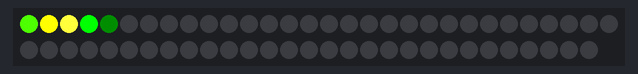
Bench run of a sketch on a simulated ATtiny85, built with avr-gcc and run on an emulated ATtiny85. Parts: 59 RGB LEDs in strip order, left to right, continuing on the next row. Random numbers use the default seed unless the sketch sets one.

Above: at 0.5 s.
At 9.55 s:
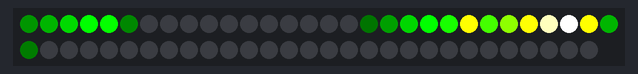
At 13.91 s:
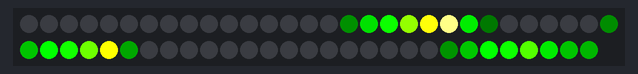
At 19.8 s:
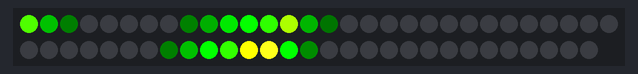
At 30.06 s:
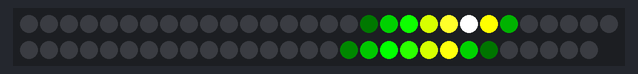
At 39.43 s:
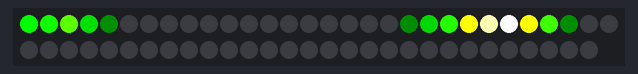

The sketch:

Eddie_Wheel.ino
```cpp
// 'Cyber falls' sketch, adapted from code for Firewalker sneakers.
// Creates a fiery rain-like effect on multiple NeoPixel strips.
// Requires Adafruit Trinket and NeoPixel strips.  Strip length is
// inherently limited by Trinket RAM and processing power; this is
// written for five 15-pixel strands, which are paired up per pin
// for ten 15-pixel strips total.

#include <Adafruit_NeoPixel.h>
#include <avr/power.h>

uint8_t gamma[] PROGMEM = { // Gamma correction table for LED brightness
    0,  0,  0,  0,  0,  0,  0,  0,  0,  0,  0,  0,  0,  0,  0,  0,
    0,  0,  0,  0,  0,  0,  0,  0,  0,  0,  0,  0,  1,  1,  1,  1,
    1,  1,  1,  1,  1,  1,  1,  1,  1,  2,  2,  2,  2,  2,  2,  2,
    2,  3,  3,  3,  3,  3,  3,  3,  4,  4,  4,  4,  4,  5,  5,  5,
    5,  6,  6,  6,  6,  7,  7,  7,  7,  8,  8,  8,  9,  9,  9, 10,
   10, 10, 11, 11, 11, 12, 12, 13, 13, 13, 14, 14, 15, 15, 16, 16,
   17, 17, 18, 18, 19, 19, 20, 20, 21, 21, 22, 22, 23, 24, 24, 25,
   25, 26, 27, 27, 28, 29, 29, 30, 31, 32, 32, 33, 34, 35, 35, 36,
   37, 38, 39, 39, 40, 41, 42, 43, 44, 45, 46, 47, 48, 49, 50, 50,
   51, 52, 54, 55, 56, 57, 58, 59, 60, 61, 62, 63, 64, 66, 67, 68,
   69, 70, 72, 73, 74, 75, 77, 78, 79, 81, 82, 83, 85, 86, 87, 89,
   90, 92, 93, 95, 96, 98, 99,101,102,104,105,107,109,110,112,114,
  115,117,119,120,122,124,126,127,129,131,133,135,137,138,140,142,
  144,146,148,150,152,154,156,158,160,162,164,167,169,171,173,175,
  177,180,182,184,186,189,191,193,196,198,200,203,205,208,210,213,
  215,218,220,223,225,228,231,233,236,239,241,244,247,249,252,255 };

#define STRIPLEN 59 // Length of LED strips
#define MAXDROPS  20 // Max concurrent 'raindrops'
#define N_STRIPS  2 // Connect strips to pins 0 to (N_STRIPS-1)

Adafruit_NeoPixel strip = Adafruit_NeoPixel(STRIPLEN, 0);

// Everything's declared volatile because state changes inside
// an interrupt routine.
volatile struct {
  uint8_t  strip;
  int16_t  pos;
  uint8_t  speed;
  uint16_t brightness;
} drop[MAXDROPS];
volatile uint8_t
  nDrops    = 0,   // Number of 'active' raindrops
  prevStrip = 255; // Last selected strip
volatile uint16_t
  countdown = 0;   // Time to next raindrop

void setup() {

  // Set up Timer/Counter1 for ~30 Hz interrupt
#if F_CPU == 16000000L
  clock_prescale_set(clock_div_1);
  TCCR1  = _BV(PWM1A) |_BV(CS13) | _BV(CS12);             // 1:2048 prescale
#else
  TCCR1  = _BV(PWM1A) |_BV(CS13) | _BV(CS11) | _BV(CS10); // 1:1024 prescale
#endif

  // Turn strips off ASAP (must follow clock_prescale_set)
  strip.begin();
  for(uint8_t s=0; s<N_STRIPS; s++) {
    strip.setPin(s);
    strip.show();
  }

  // Finish timer/counter setup
  OCR1C  = 255;        // ~30 Hz
  GTCCR  = 0;          // No PWM out
  TIMSK |= _BV(TOIE1); // Enable overflow interrupt
}

void loop() { } // Not used -- everything's in interrupt below

// A timer interrupt is used so that everything runs at regular
// intervals, regardless of current amount of motion.
ISR(TIMER1_OVF_vect) {

  uint16_t mag[STRIPLEN];
  uint8_t  s, d, p, r, g, b;
  int      mx1, m, level;

  if(countdown == 0) {         // Time to launch new drop?
    if(nDrops < MAXDROPS-1) {  // Is there space for one in the list?
      do {
        s = random(N_STRIPS);
      } while(s == prevStrip); // Don't repeat prior strip
      drop[nDrops].strip      = prevStrip = s;
      drop[nDrops].pos        = -32; // Start off top of strip
      drop[nDrops].speed      = 1 + random(3);
      drop[nDrops].brightness = 250 + random(520);
      nDrops++;
      countdown = 9 + random(28); // Time to launch next one
    }
  } else countdown--;


  for(s=0; s<N_STRIPS; s++) { // For each strip...
    memset(mag, 0, sizeof(mag)); // Clear magnitude table

    // Render active drops for this strip into magnitude table
    for(d=0; d<nDrops; d++) {
      if(drop[d].strip == s) {
        for(p=0; p<STRIPLEN; p++) { // For each pixel...
          mx1 = (p << 2) - drop[d].pos; // Position of LED along wave
          if((mx1 <= 0) || (mx1 >= 32)) continue; // Out of range
          if(mx1 > 24) { // Rising edge of wave; ramp up fast (2 px)
            m = ((long)drop[d].brightness * (long)(32 - mx1)) >> 4;
          } else { // Falling edge of wave; fade slow (6 px)
            m = ((long)drop[d].brightness * (long)mx1) / 24;
          }
          mag[p] += m; // Accumulate result in magnitude buffer
        }
      }
    }

    // Remap magnitude table to RGB for strand
    for(p=0; p<STRIPLEN; p++) {      // For each pixel in strip
      level = mag[p];                // Pixel magnitude (brightness)
      if(level < 255) {              // 0-254 = black to green-1
        r = b = 0;
        g = pgm_read_byte(&gamma[level]);
      } else if(level < 510) {       // 255-509 = green to yellow-1
        r = pgm_read_byte(&gamma[level - 255]);
        g = 255;
        b = 0;
      } else if(level < 765) {       // 510-764 = yellow to white-1
        r = g = 255;
        b = pgm_read_byte(&gamma[level - 510]);
      } else {                       // 765+ = white
        r = g = b = 255;
      }
      strip.setPixelColor(p, r, g, b);
    }

    strip.setPin(s); // Select output pin
    strip.show();    // Strips don't need to refresh in sync
  }

  // Move 'active' drops
  for(d=0; d<nDrops; d++) {
    drop[d].pos += drop[d].speed;
    if(drop[d].pos >= (STRIPLEN * 4)) { // Off end?
      // Remove drop from list (move last one to this place)
      memcpy((void *)&drop[d], (void *)&drop[nDrops-1], sizeof(drop[0]));
      nDrops--;
    }
  }
}
```
